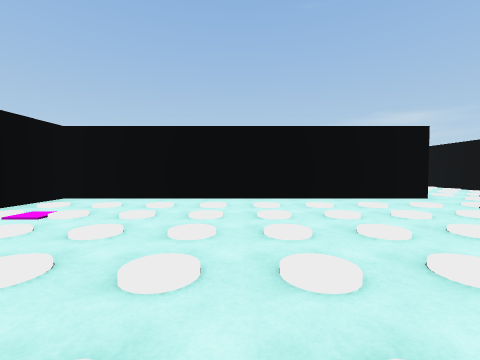
View 1 (above)

16 first-person views from a walk through a scene from a Unity 3-D project. The camera is 1.3 m above the floor, tilts 2° down and sees 90° across. The floor is counted in squares, 2 m on a side. Each view is taken from the middle of a square. On the plan, view 1 faces up. The plan holds only what a view shows up to about 9 squares ahead; the rest is blank. The place goes on beyond the plan.

View 2
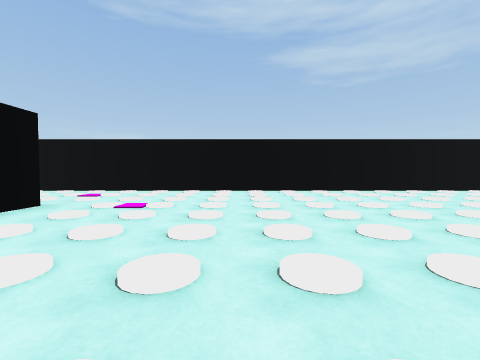

View 3
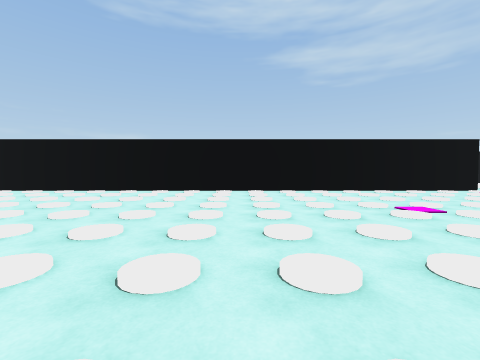

View 4
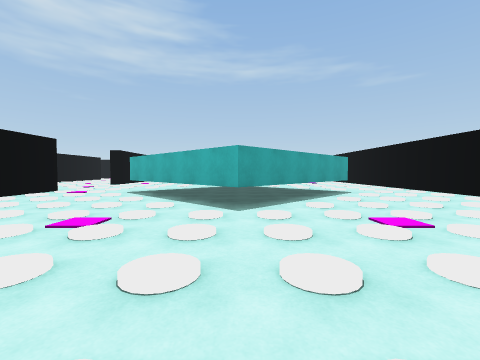

View 5
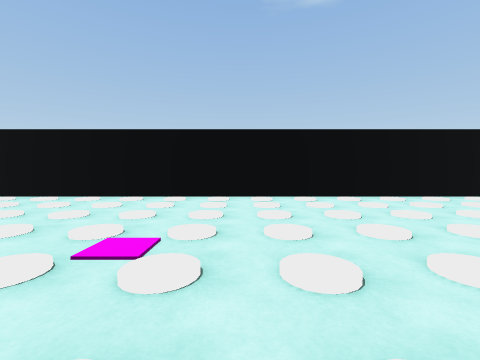

View 6
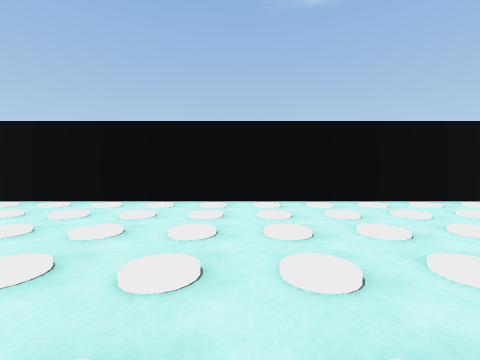

View 7
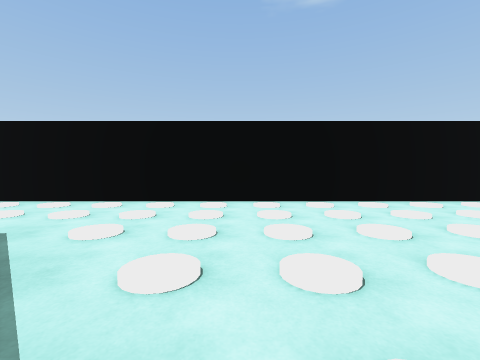

View 8
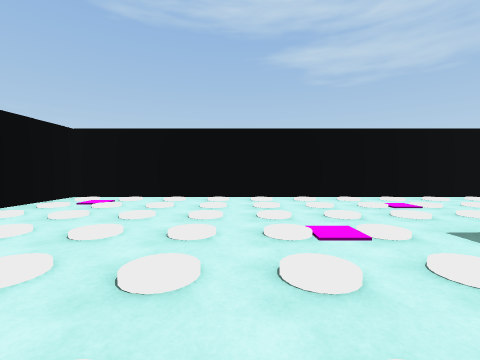

View 9
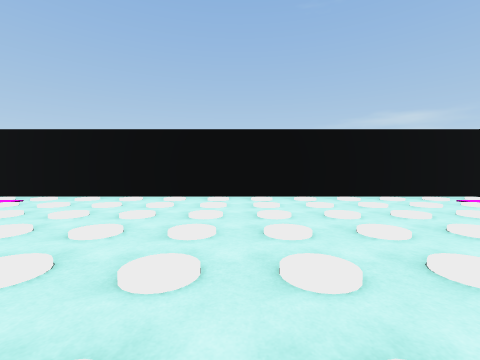

View 10
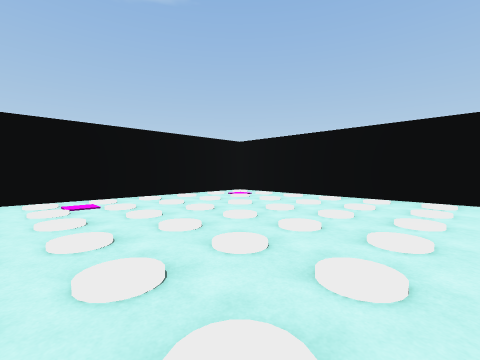

View 11
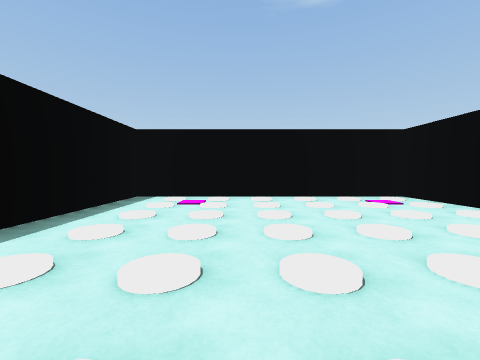

View 12
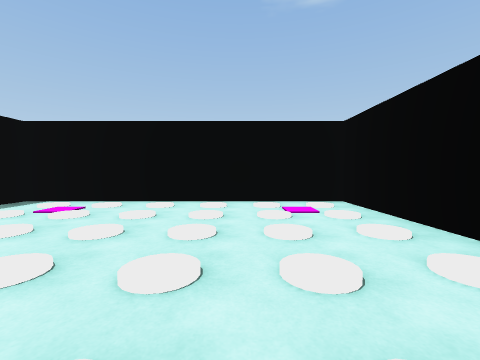

View 13
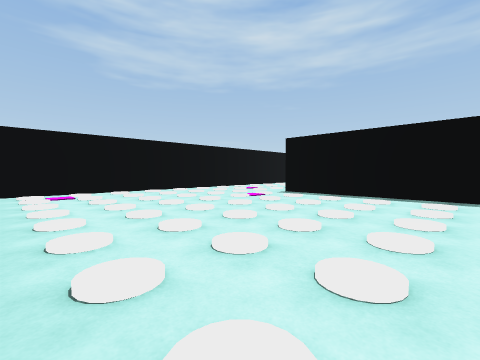

View 14
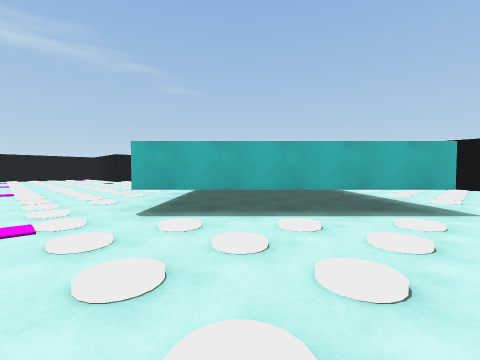

View 15
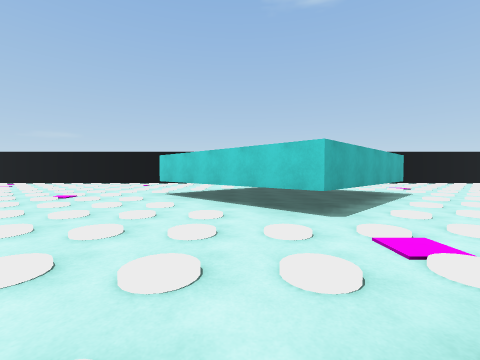

View 16
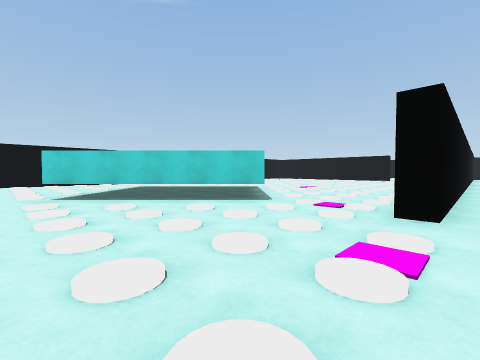

### Floor plan
Points are (right, up) in squares from view 1. A wall is a line through its corners. A room is listed if a view was taken in it or the views show most of it. See-through windows are left out.
Room 1 (views 1, 2, 3, 4, 5, 6, 7, 8, 9, 10, 11, 12, 13, 14)
walls: (4.6, 5.8) (-4.2, 5.8) (-4.2, -11.2); (-0.1, 6.3) (4.6, 6.3); (-1.5, -8.8) (2, -5.3) (5.6, -8.8) (2, -12.4); (8.2, -9.1) (8.2, 13.3) (-4.2, 13.3) (-4.2, 6.3) (-2.9, 6.3)
ways out: opening at (-3, -10.7) to room 2; opening at (4.5, -12.2) to room 2
Room 2 (views 15, 16)
walls: (8.7, -0.6) (8.7, -7.5)
ways out: opening at (-3, -10.7) to room 1; opening at (4.5, -12.2) to room 1

Where each view was taken, in squares from view 1:
view 1: 0 up, 0 right, facing up
view 2: 2 up, 0 right, facing right
view 3: 1 down, 0 right, facing right
view 4: 1 down, 2 right, facing down
view 5: 3 down, 2 right, facing left
view 6: 2 down, 1 right, facing left
view 7: 6 down, 1 right, facing left
view 8: 9 up, 2 right, facing right
view 9: 7 up, 2 right, facing up
view 10: 7 up, 2 right, facing up-left
view 11: 9 up, 2 right, facing left
view 12: 11 up, 1 right, facing left
view 13: 13 up, 0 right, facing down-right
view 14: 5 down, 7 right, facing down-left
view 15: 10 down, 9 right, facing left
view 16: 13 down, 9 right, facing up-left
